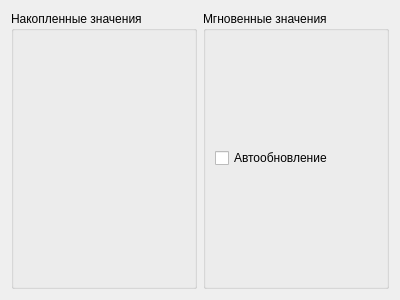
<?xml version="1.0" encoding="UTF-8"?>
<ui version="4.0">
 <class>dialog_CUR_VALUE</class>
 <widget class="QDialog" name="dialog_CUR_VALUE">
  <property name="geometry">
   <rect>
    <x>0</x>
    <y>0</y>
    <width>400</width>
    <height>300</height>
   </rect>
  </property>
  <property name="windowTitle">
   <string>Dialog</string>
  </property>
  <layout class="QHBoxLayout" name="horizontalLayout">
   <item>
    <widget class="QGroupBox" name="groupBox">
     <property name="title">
      <string>Накопленные значения</string>
     </property>
     <layout class="QVBoxLayout" name="verticalLayout_itgr"/>
    </widget>
   </item>
   <item>
    <widget class="QGroupBox" name="groupBox_2">
     <property name="title">
      <string>Мгновенные значения</string>
     </property>
     <layout class="QVBoxLayout" name="verticalLayout_curr">
      <item>
       <widget class="QCheckBox" name="checkBox_upd_curr">
        <property name="text">
         <string>Автообновление</string>
        </property>
       </widget>
      </item>
     </layout>
    </widget>
   </item>
  </layout>
 </widget>
 <resources/>
 <connections/>
</ui>
